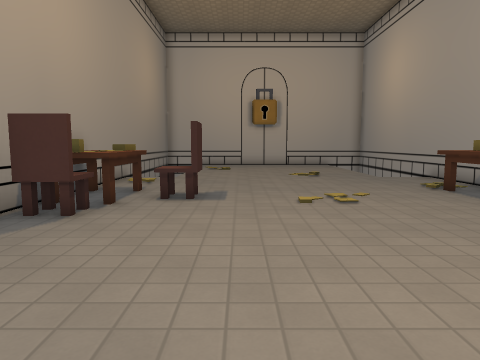
view 1 (above)

14 first-person views from a walk through a 3-D level made in the Godot game engine. The camera is 1.3 m above the floor, tilts 6° down and sees 70° across. The floor is counted in squares, 1 m on a side. Each view is taken from the middle of a square. On the plan, view 1 faces up. The plan holds only what a view shows up to about 15 squares ahead; the rest is blank. Characters and animated objects are not drawn. Some surface patterns are stand-ins.

view 2
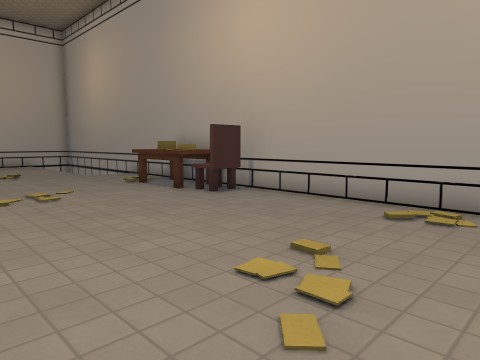

view 3
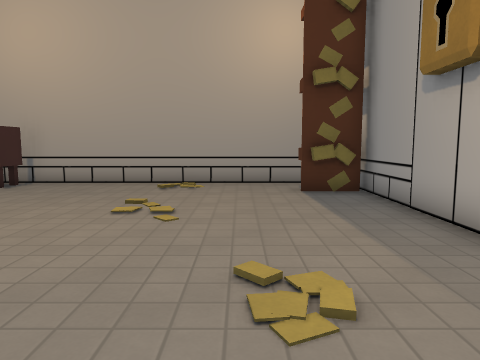

view 4
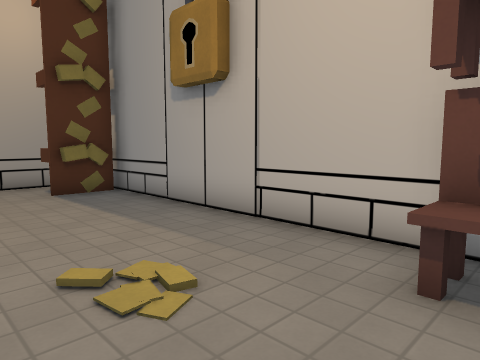

view 5
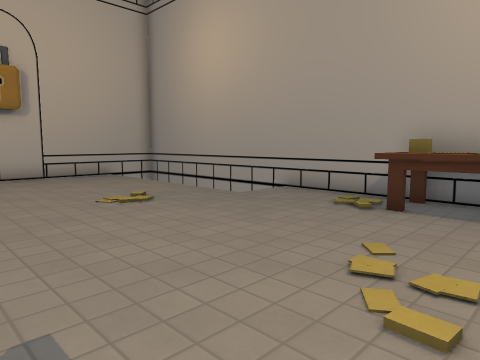

view 6
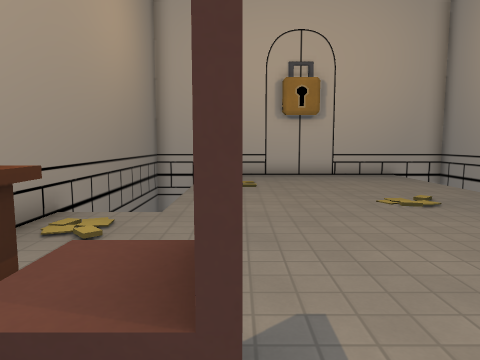

view 7
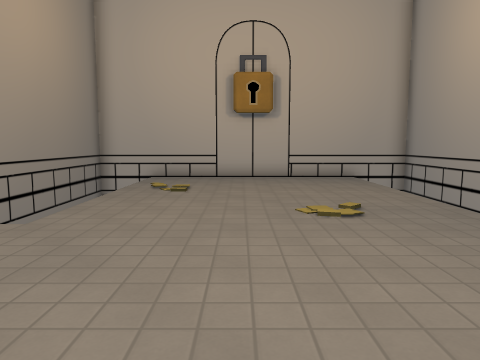

view 8
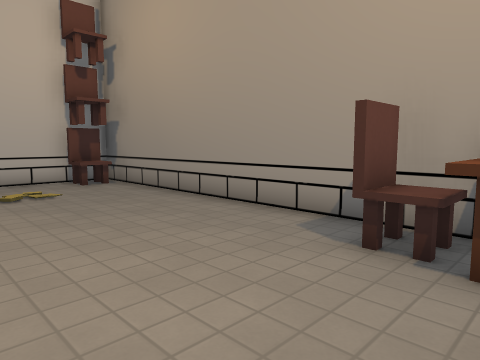

view 9
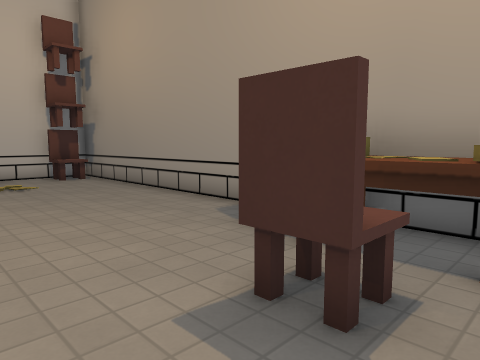

view 10
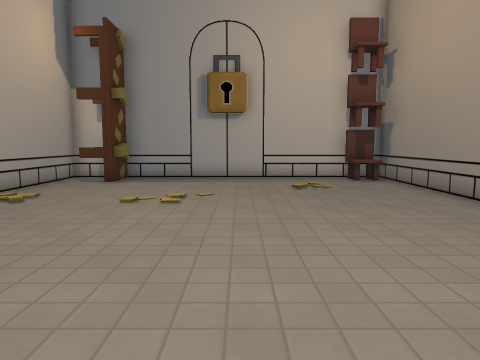

view 11
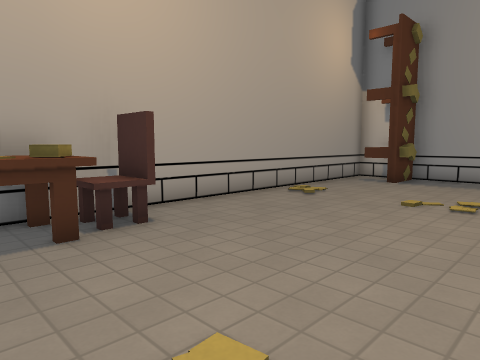

view 12
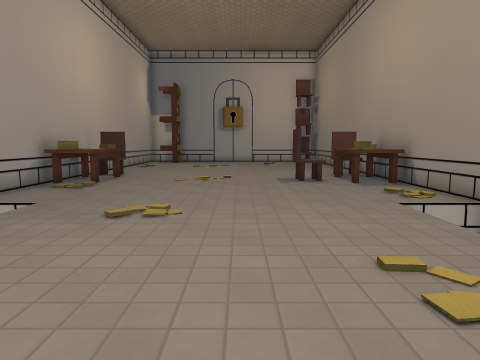

view 13
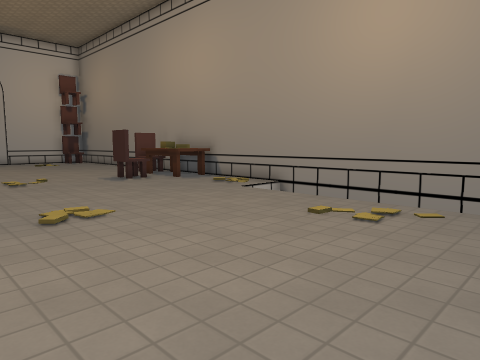

view 14
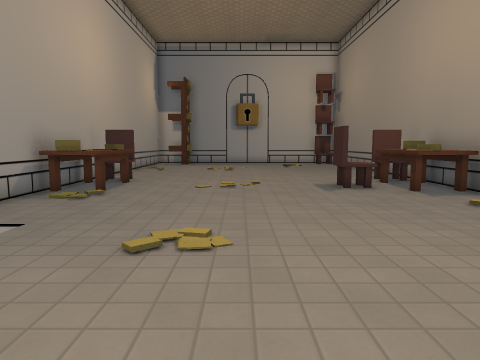

### Floor plan
Points are (right, up) in squares from view 1. A wall is a line through its corners. A room is listed if a view was taken in it or the views show most of it. See-through windows are left out.
Room 1 (views 1, 2, 3, 4, 5, 6, 7, 8, 9, 10, 11, 12, 13, 14)
walls: (-2.1, 9) (-1, 9) (-1, 8) (-2, 8); (5.9, 6.1) (7.1, 6.1); (-3, 6.6) (-3, 6) (-4.1, 6); (7.1, 6) (6, 6) (6, 6.6); (-4.1, 6.1) (-2.9, 6.1); (-4.5, 15.1) (-4.5, -4.5) (7.5, -4.5) (7.5, 15); (-3, -3.1) (-3, -4); (-4.1, -3.9) (-2.9, -3.9); (7, 21.5) (-4, 21.5)
low walls: (-4, -3.1) (-3, -3.1)
objects: table (-4, 7) to (-3, 10); table (5, -4) to (6, -3); table (6, 7) to (7, 10)

Positions as (right, up) in squares from view 1, and headings:
1: (0, 0), facing up
2: (0, -1), facing up-right
3: (-4, -1), facing right
4: (-4, 0), facing down-right
5: (-1, 7), facing up-right
6: (-1, 7), facing up
7: (1, 8), facing up
8: (1, 8), facing down-left
9: (1, 10), facing down-left
10: (1, 9), facing down
11: (1, 9), facing down-right
12: (1, 21), facing down
13: (5, 21), facing down-left
14: (2, 19), facing down
